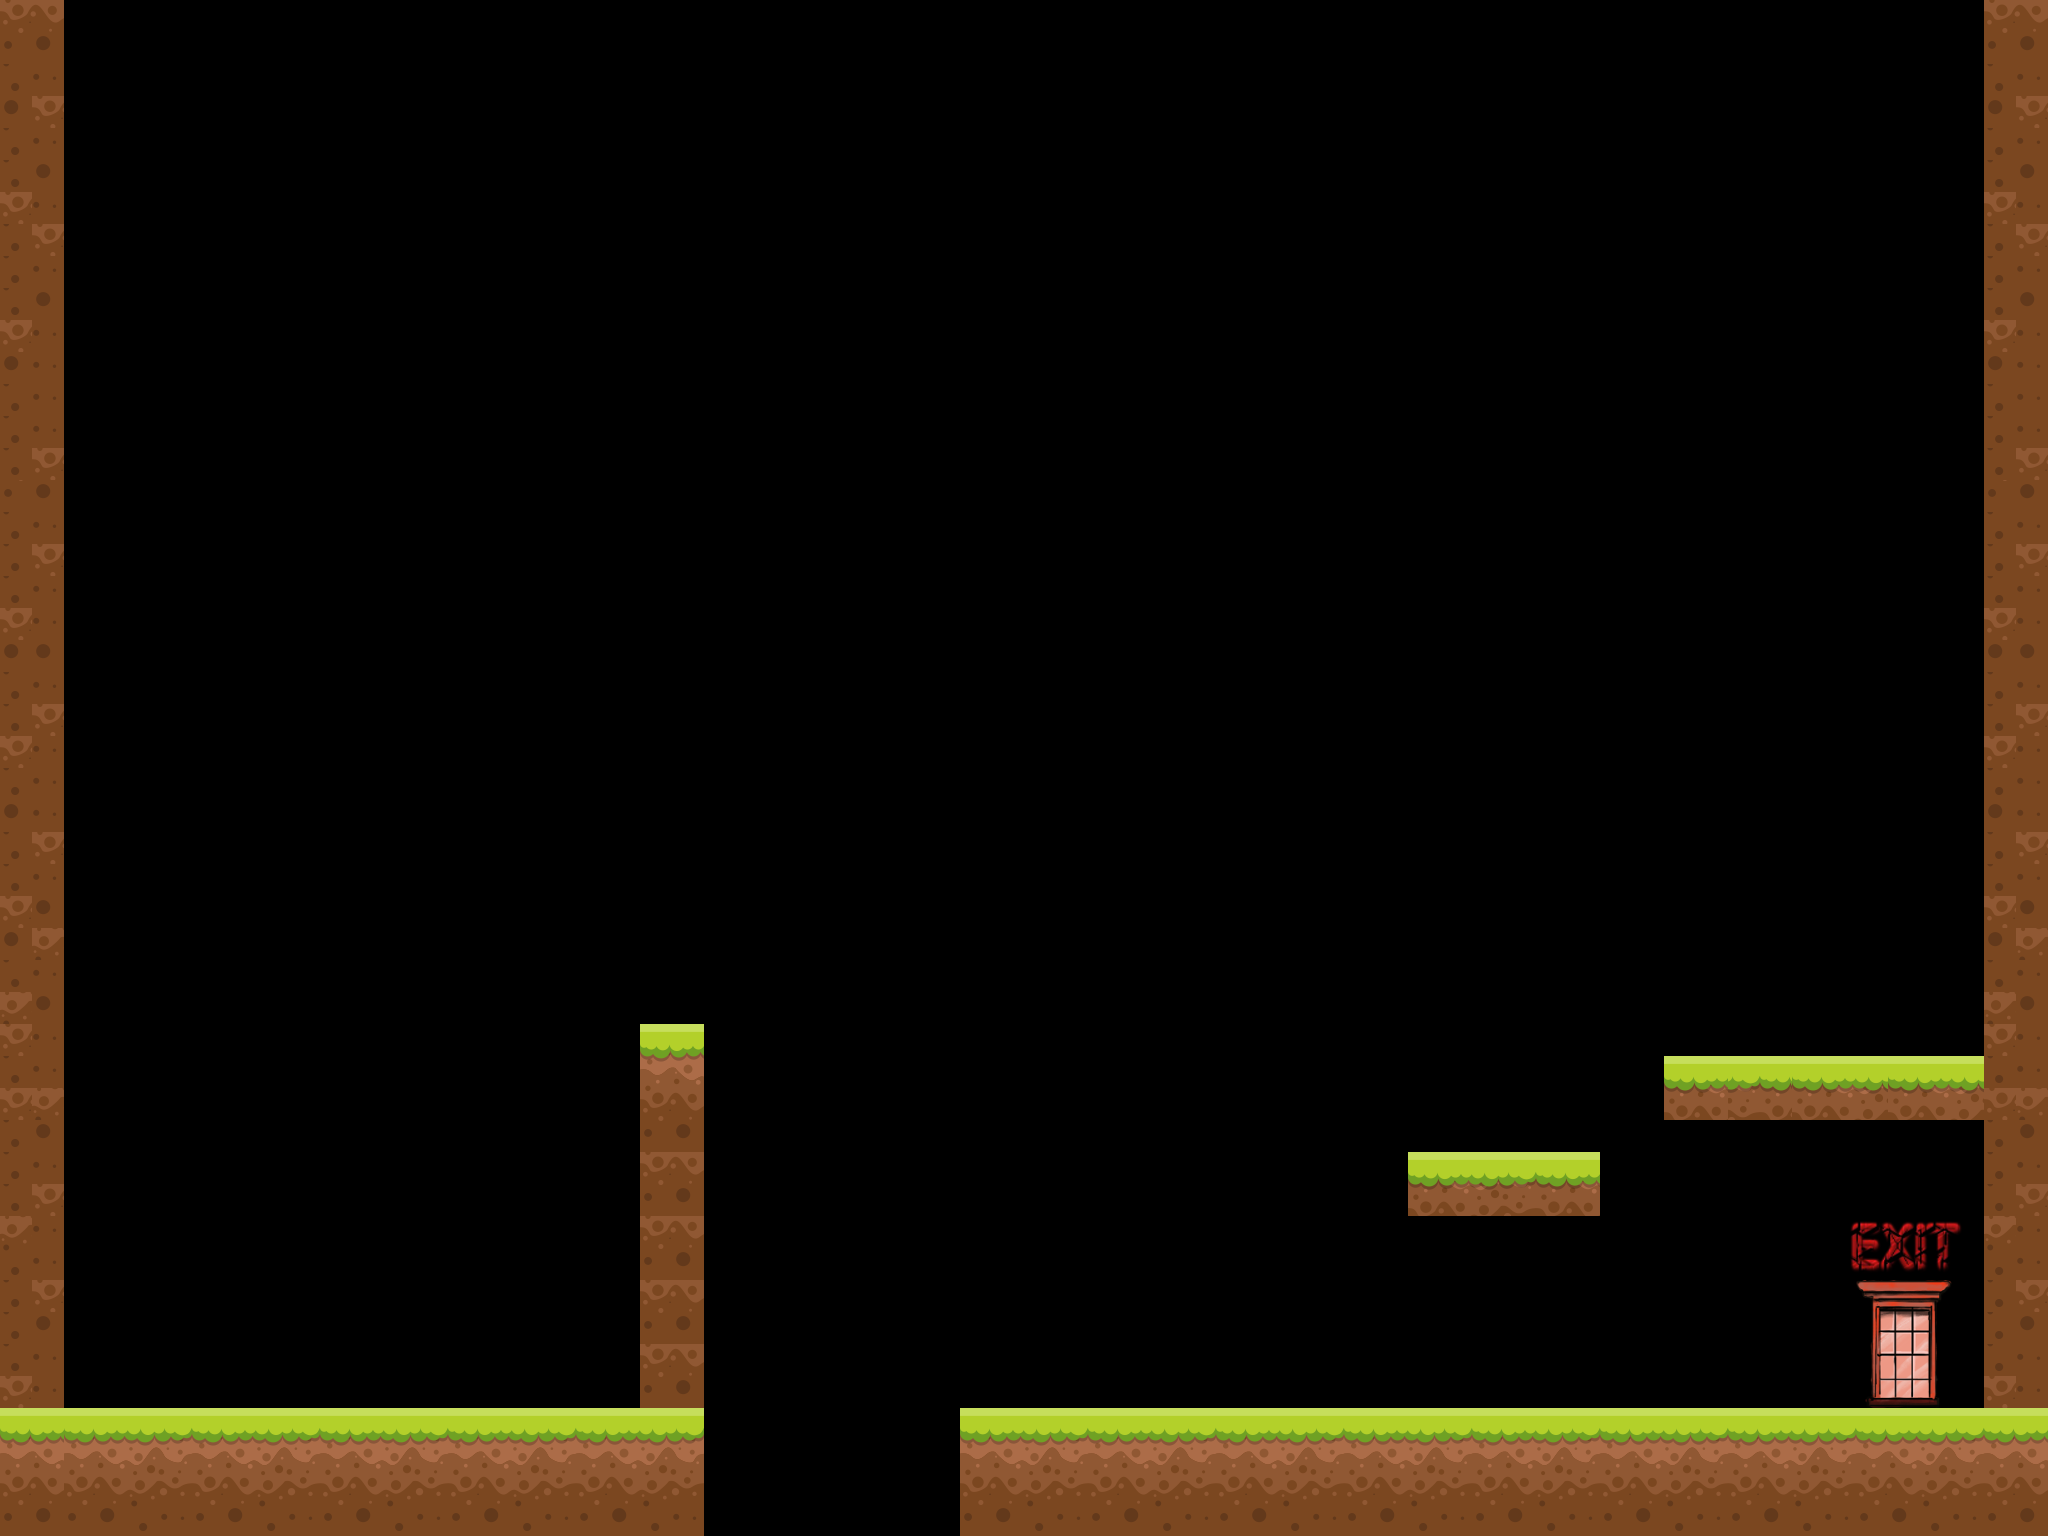

Rendered tile map (Tiled .tmx) drawn with the repository's tilesets; below, a short description and the map source with its tile grids summarised:
An orthogonal 64x48 tile map with 32x32 px tiles, 3 tile layers (null, Tile Layer 1, foreground), 16 tilesets and 19 objects.

<map version="1.0" orientation="orthogonal" renderorder="left-up" width="64" height="48" tilewidth="32" tileheight="32" nextobjectid="120">
 <tileset firstgid="1" name="terrain" tilewidth="32" tileheight="32" tilecount="16" columns="4">
  <image source="../Tiles/2.png" width="128" height="128" />
 </tileset>
 <tileset firstgid="17" name="terrain2" tilewidth="32" tileheight="32" tilecount="8" columns="4">
  <image source="../Tiles/13.png" width="128" height="93" />
 </tileset>
 <tileset firstgid="25" name="terrain3" tilewidth="32" tileheight="32" tilecount="8" columns="4">
  <image source="../Tiles/14.png" width="128" height="93" />
 </tileset>
 <tileset firstgid="33" name="terrain4" tilewidth="32" tileheight="32" tilecount="8" columns="4">
  <image source="../Tiles/15.png" width="128" height="93" />
 </tileset>
 <tileset firstgid="41" name="coins" tilewidth="64" tileheight="64" tilecount="64" columns="8">
  <image source="../../sprites/coinsheet.png" width="512" height="512" />
 </tileset>
 <tileset firstgid="105" name="exit" tilewidth="62" tileheight="64" tilecount="1" columns="1">
  <image source="../Object/Sign_2.png" width="62" height="64" />
 </tileset>
 <tileset firstgid="106" name="street-light" tilewidth="32" tileheight="32" tilecount="8" columns="2">
  <image source="../Object/street-light.png" width="64" height="128" />
 </tileset>
 <tileset firstgid="114" name="water" tilewidth="32" tileheight="32" tilecount="12" columns="4">
  <image source="../Tiles/17.png" width="128" height="99" />
 </tileset>
 <tileset firstgid="126" name="saw" tilewidth="96" tileheight="96" tilecount="1" columns="1">
  <image source="../Object/saw.png" width="96" height="96" />
 </tileset>
 <tileset firstgid="127" name="life item" tilewidth="40" tileheight="39" tilecount="1" columns="1">
  <image source="../Object/life.png" width="40" height="39" />
 </tileset>
 <tileset firstgid="128" name="rocks" tilewidth="90" tileheight="54" tilecount="1" columns="1">
  <image source="../Object/Stone.png" width="90" height="54" />
 </tileset>
 <tileset firstgid="129" name="window exit" tilewidth="32" tileheight="32" tilecount="12" columns="3">
  <image source="../Building 1/Window.png" width="96" height="128" />
 </tileset>
 <tileset firstgid="141" name="key" tilewidth="32" tileheight="32" tilecount="1" columns="1">
  <image source="../Object/key.png" width="32" height="32" />
 </tileset>
 <tileset firstgid="142" name="big saw" tilewidth="32" tileheight="32" tilecount="16" columns="4">
  <image source="../Object/big saw.png" width="128" height="128" />
 </tileset>
 <tileset firstgid="158" name="exit sign" tilewidth="32" tileheight="32" tilecount="20" columns="5">
  <image source="../exit-sign.png" width="160" height="128" />
 </tileset>
 <tileset firstgid="178" name="falling platform" tilewidth="128" tileheight="64" tilecount="2" columns="1">
  <image source="../Tiles/2.png" width="128" height="128" />
 </tileset>
 <imagelayer name="Background Image" offsetx="0" offsety="-320">
  <image source="../Sky/Sky 1 v2.jpg" width="6051" height="2371" />
 </imagelayer>
 <objectgroup name="saw">
  <object id="105" gid="145" x="1664" y="1120" width="32" height="32" />
 </objectgroup>
 <layer name="null" width="64" height="48">
  <data>[3072 cells, 0 non-empty, 0 distinct tile ids]</data>
 </layer>
 <layer name="Tile Layer 1" width="64" height="48">
  <data>[3072 cells, 464 non-empty, 46 distinct tile ids]</data>
 </layer>
 <objectgroup name="collision">
  <object id="97" x="960" y="1408" width="1088" height="128" />
  <object id="98" x="1984" y="0" width="64" height="1536" />
  <object id="100" x="1408" y="1152" width="192" height="64" />
  <object id="101" x="1664" y="1056" width="320" height="64" />
  <object id="102" x="0" y="1408" width="704" height="128" />
  <object id="103" x="640" y="1024" width="64" height="512" />
  <object id="104" x="0" y="0" width="64" height="1536" />
 </objectgroup>
 <objectgroup name="coins">
  <object id="87" gid="73" x="576" y="1344" width="64" height="64" />
  <object id="88" gid="73" x="576" y="1248" width="64" height="64" />
  <object id="89" gid="73" x="576" y="1152" width="64" height="64" />
  <object id="90" gid="73" x="1152" y="1248" width="64" height="64" />
  <object id="91" gid="73" x="1216" y="1248" width="64" height="64" />
  <object id="93" gid="73" x="1408" y="1152" width="64" height="64" />
  <object id="94" gid="73" x="1472" y="1152" width="64" height="64" />
  <object id="95" gid="73" x="1536" y="1152" width="64" height="64" />
 </objectgroup>
 <objectgroup name="exit">
  <object id="96" x="1888" y="1312" width="32" height="96" />
 </objectgroup>
 <objectgroup name="life item" />
 <objectgroup name="key">
  <object id="86" gid="141" x="1888" y="1056" width="32" height="32" />
 </objectgroup>
 <layer name="foreground" width="64" height="48">
  <data>[3072 cells, 14 non-empty, 8 distinct tile ids]</data>
 </layer>
 <objectgroup name="falling platform">
  <object id="119" gid="178" x="1152" y="1312" width="128" height="64" />
 </objectgroup>
</map>
